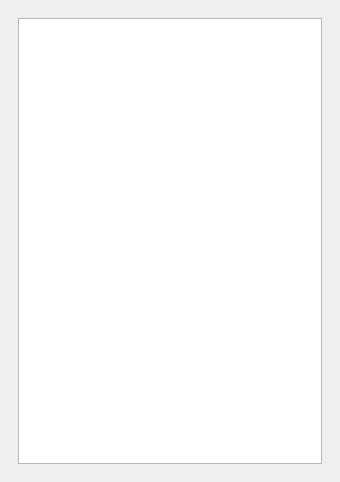
<?xml version="1.0" encoding="UTF-8"?>
<ui version="4.0">
 <class>MainWindow</class>
 <widget class="QMainWindow" name="MainWindow">
  <property name="geometry">
   <rect>
    <x>0</x>
    <y>0</y>
    <width>340</width>
    <height>482</height>
   </rect>
  </property>
  <property name="windowTitle">
   <string>221_329_Nikitin</string>
  </property>
  <widget class="QWidget" name="centralwidget">
   <layout class="QVBoxLayout" name="verticalLayout_3">
    <item>
     <widget class="QStackedWidget" name="stackedWidget">
      <widget class="QWidget" name="mainPage">
       <layout class="QGridLayout" name="gridLayout">
        <item row="2" column="1">
         <layout class="QHBoxLayout" name="horizontalTrxTableLayout">
          <item>
           <layout class="QVBoxLayout" name="verticalTrxTableLayout">
            <item>
             <widget class="QTableWidget" name="trxTable"/>
            </item>
           </layout>
          </item>
         </layout>
        </item>
       </layout>
      </widget>
     </widget>
    </item>
   </layout>
  </widget>
 </widget>
 <resources/>
 <connections/>
</ui>
